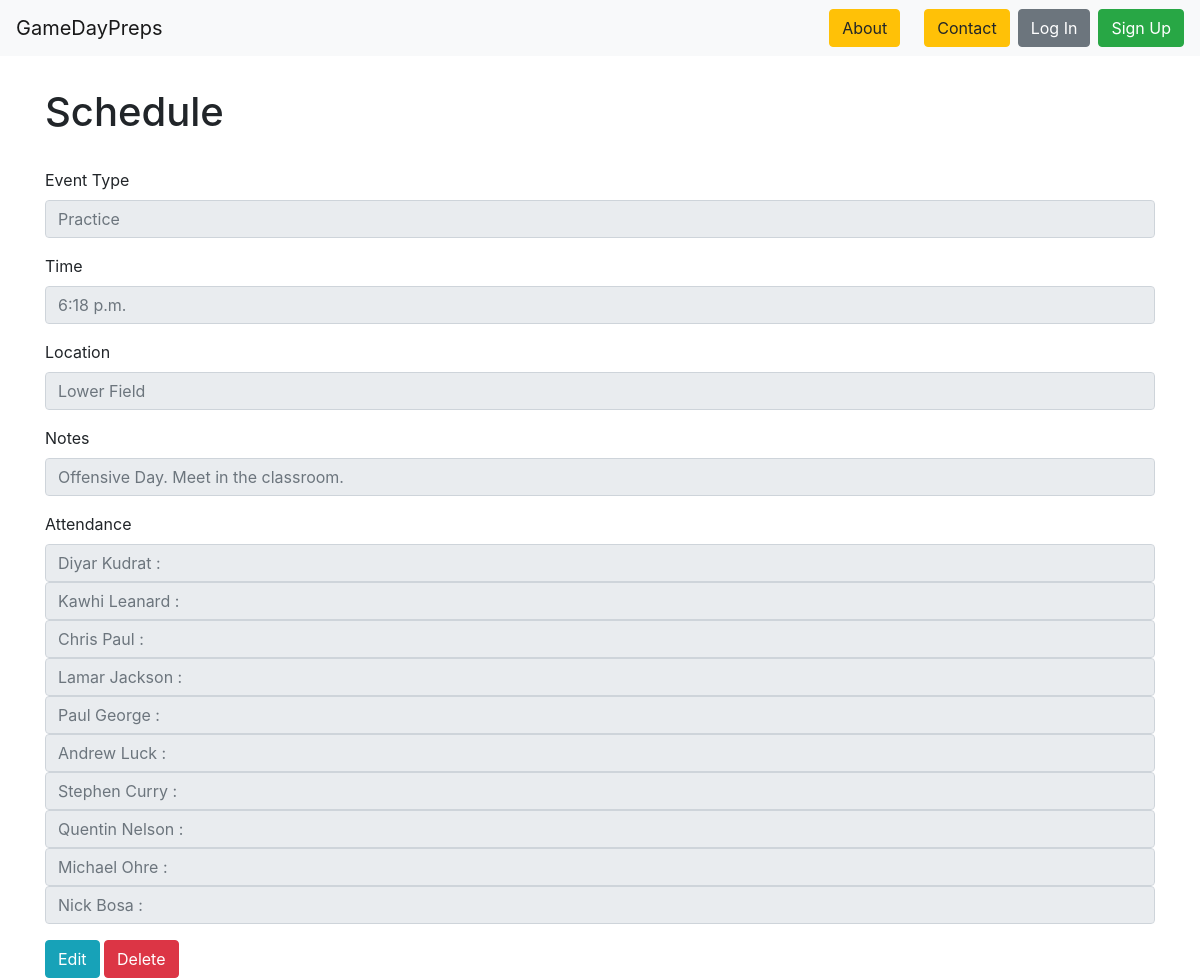
The app's page /events/13/ with its own data.
### events/models.py (models this page shows, shortened)
class Event(models.Model):
    event_type = models.CharField(max_length=50, choices=event_types, blank=True)
    date = models.DateField(null=True)
    time = models.TimeField(null=True)
    members = models.ManyToManyField(
        'roster.Player',
        through='roster.Attendance',
        through_fields=('event', 'player'),
    )
    location = models.CharField(max_length=150)
    description = models.TextField(null=True)

### roster/models.py (models this page shows)
class Player(models.Model):
    first_name = models.CharField(max_length=50)
    last_name = models.CharField(max_length=50)
    position = models.CharField(max_length=25)
    grade = models.CharField(max_length=50, choices=school_grade_choices, blank=True)
    jersey_number = models.CharField(max_length=3, null=True)
    def __str__(self):
        return self.first_name + ' ' + self.last_name

### events/views.py (the view)
# urls.py: path('<int:pk>/', EventDetailView.as_view(), name='event-detail-page'),
class EventDetailView(View):
    def get(self, request, *args, **kwargs):
        event = get_object_or_404(Event, pk=kwargs['pk'])
        members = Player.objects.all()
        context = {'event': event, 'members': members}
        return render(request, 'events_detail.html', context)

### roster/templates/events_detail.html
{% extends 'base.html' %}
{% block content %}
<h1>Schedule</h1>
<br>
<form>
    <fieldset disabled>
        <div class="form-group">
        <label>Event Type</label>
        <input type="text" class="form-control" placeholder="{{ event.event_type }}">
        </div>
        <div class="form-group">
        <label>Time</label>
        <input type="text" class="form-control" placeholder="{{ event.time }}">
        </div>
        <div class="form-group">
            <label>Location</label>
            <input type="text" class="form-control" placeholder="{{ event.location }}">
        </div>
        <div class="form-group">
            <label>Notes</label>
            <input type="text" class="form-control" placeholder="{{ event.description }}">
        </div>
        <div class="form-group">
            <label>Attendance</label>
            {% for member in members %}
            <input type="text" class="form-control" placeholder="{{ member }} : {{ member.attendance_status }}">
            {% endfor %}
        </div>
    </fieldset>
    <a class="btn btn-info" href="{% url 'edit-event-page' event.id %}" role="button">Edit</a>
    <a class="btn btn-danger" href="{% url 'event-delete-page' event.id %}" role="button">Delete</a>
  </form>
{% endblock %}

### records on screen
Event: event_type "Practice", time "6:18 p.m.", location "Lower Field", description "Offensive Day. Meet in the classroom."
Player: first_name+last_name "Diyar Kudrat :"
Player: first_name+last_name "Kawhi Leanard :"
Player: first_name+last_name "Chris Paul :"
Player: first_name+last_name "Lamar Jackson :"
Player: first_name+last_name "Paul George :"
Player: first_name+last_name "Andrew Luck :"
Player: first_name+last_name "Stephen Curry :"
Player: first_name+last_name "Quentin Nelson :"
Player: first_name+last_name "Michael Ohre :"
Player: first_name+last_name "Nick Bosa :"
